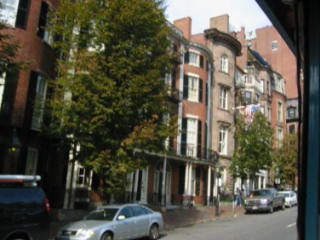
#> input picture frame 18 of fundamentals/MVI_0043.AVI, 320 x 240 px, given in place of the camera
$ python getting_start_opencv_video_02.py
#> lines starting #> are read from the running program, lines starting #| are printed output that depends on the picture
'''
Capturing video from camera and save it.
'''

import numpy as np
import cv2

cap = cv2.VideoCapture(0)                               # capture a frame from video file

# Define the codec and create VideoWriter object
fourcc = cv2.VideoWriter_fourcc(*'XVID')
out = cv2.VideoWriter('output.avi',fourcc, 20.0, (640,480), False)     # create the output with video setup parameters
# last option is isColor flag. If it is True, encoder expect color frame, otherwise it works with grayscale frame.

while(cap.isOpened()):
    # Capture frame-by-frame
    ret, frame = cap.read()                             # ret is returned with boolean value. If frame is read correctly, it will be True
#> frame is the input picture: shape (240, 320, 3); mean B, G, R 68.3, 81.7, 84.3
    if ret == True:
        #frame = cv2.flip(frame,0)                      # flip every frame in vertical direction
        frame = cv2.flip(frame,1)                       # flip every frame in horizontal direction
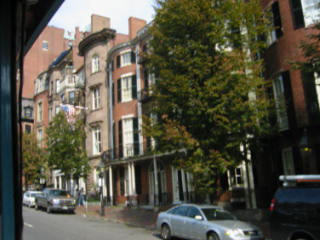
#> frame: shape (240, 320, 3); mean B, G, R 68.3, 81.7, 84.3
        frame = cv2.cvtColor(frame, cv2.COLOR_BGR2GRAY) # convert the flipped frame to grayscale, only used when the isColor option is set to False
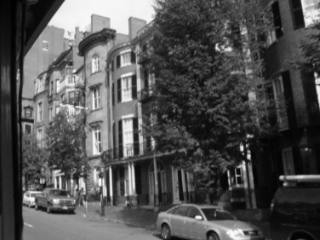
#> frame: shape (240, 320); min 0, max 255, mean 80.9

        # write the flipped frame
        # write the grayscale flipped frame
        out.write(frame)


        # Display the resulting frame
        cv2.imshow('frame', frame)
        if cv2.waitKey(1) & 0xFF == ord('q'):           # cv2.waitKey(1) display a frame for 1ms, after that the frame is automatically closed.
#> (key q is pressed here)
            break
    else:
        break

# Release everything if job is finished
cap.release()           # not capture anymore
out.release()
cv2.destroyAllWindows()

$ run again, starting later in the video
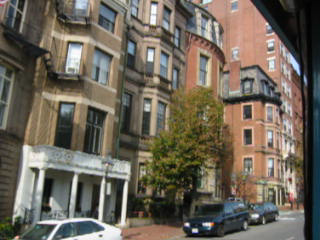
#> input picture frame 85 of fundamentals/MVI_0043.AVI, 320 x 240 px, given in place of the camera
#> frame is the input picture: shape (240, 320, 3); mean B, G, R 89, 101.7, 109.4
#> `frame = cv2.flip(frame,1)`:
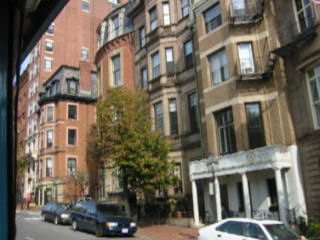
#> frame: shape (240, 320, 3); mean B, G, R 89, 101.7, 109.4
#> `frame = cv2.cvtColor(frame, cv2.COLOR_BGR2GRAY)`:
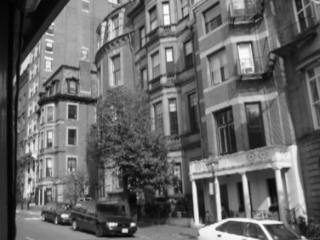
#> frame: shape (240, 320); min 0, max 254, mean 102.5

$ run again, starting later in the video
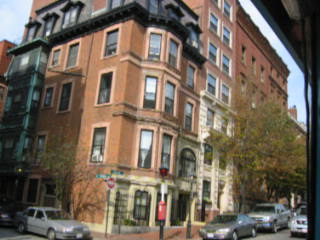
#> input picture frame 151 of fundamentals/MVI_0043.AVI, 320 x 240 px, given in place of the camera
#> frame is the input picture: shape (240, 320, 3); mean B, G, R 87.6, 100.2, 112
#> `frame = cv2.flip(frame,1)`:
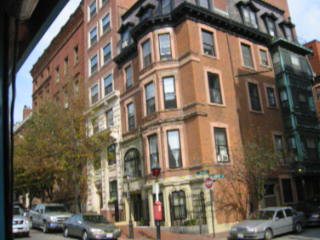
#> frame: shape (240, 320, 3); mean B, G, R 87.6, 100.2, 112
#> `frame = cv2.cvtColor(frame, cv2.COLOR_BGR2GRAY)`:
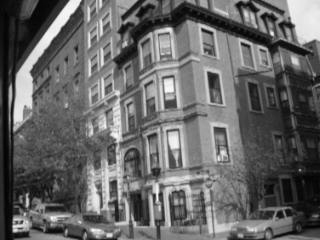
#> frame: shape (240, 320); min 0, max 254, mean 102.2
